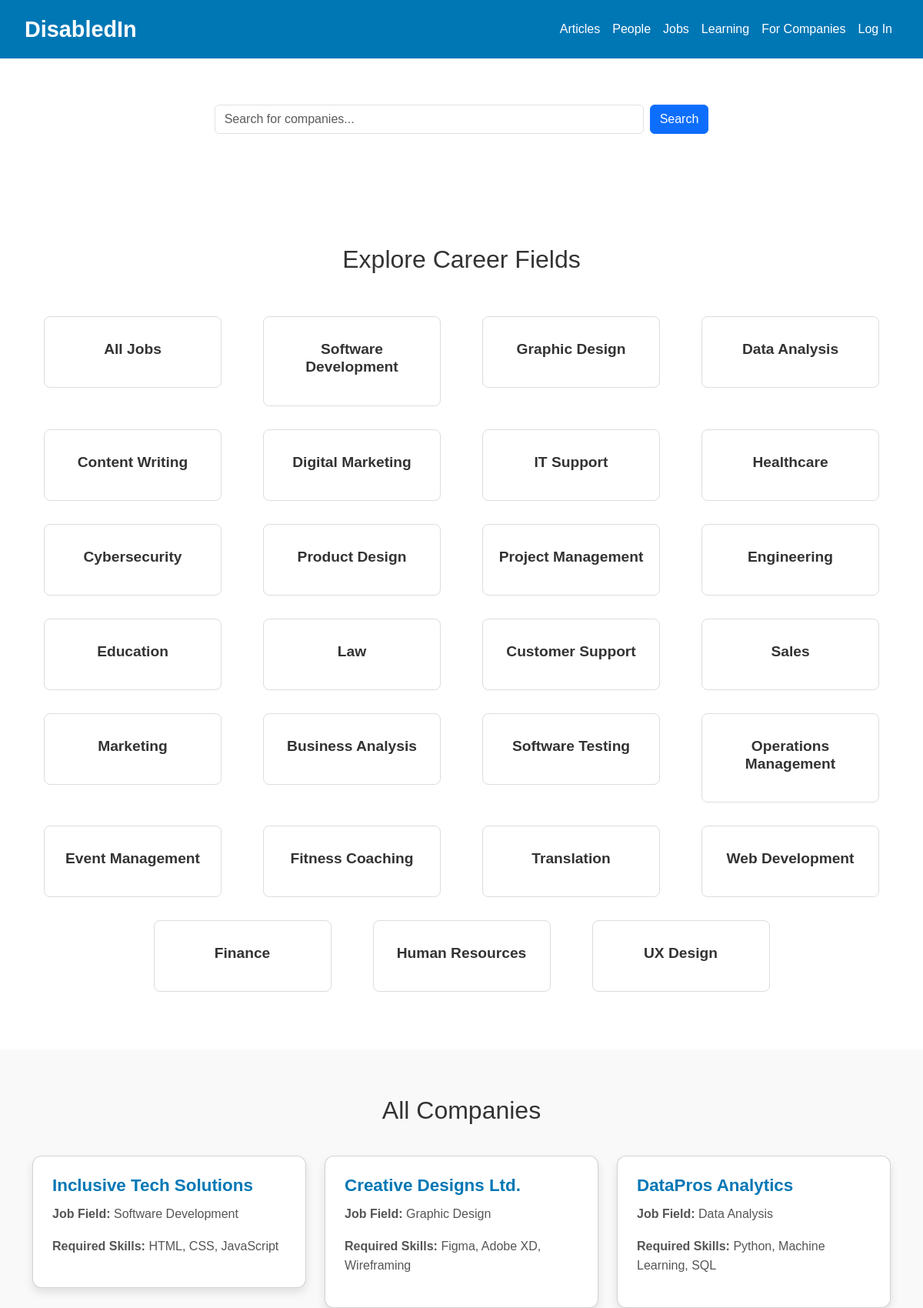
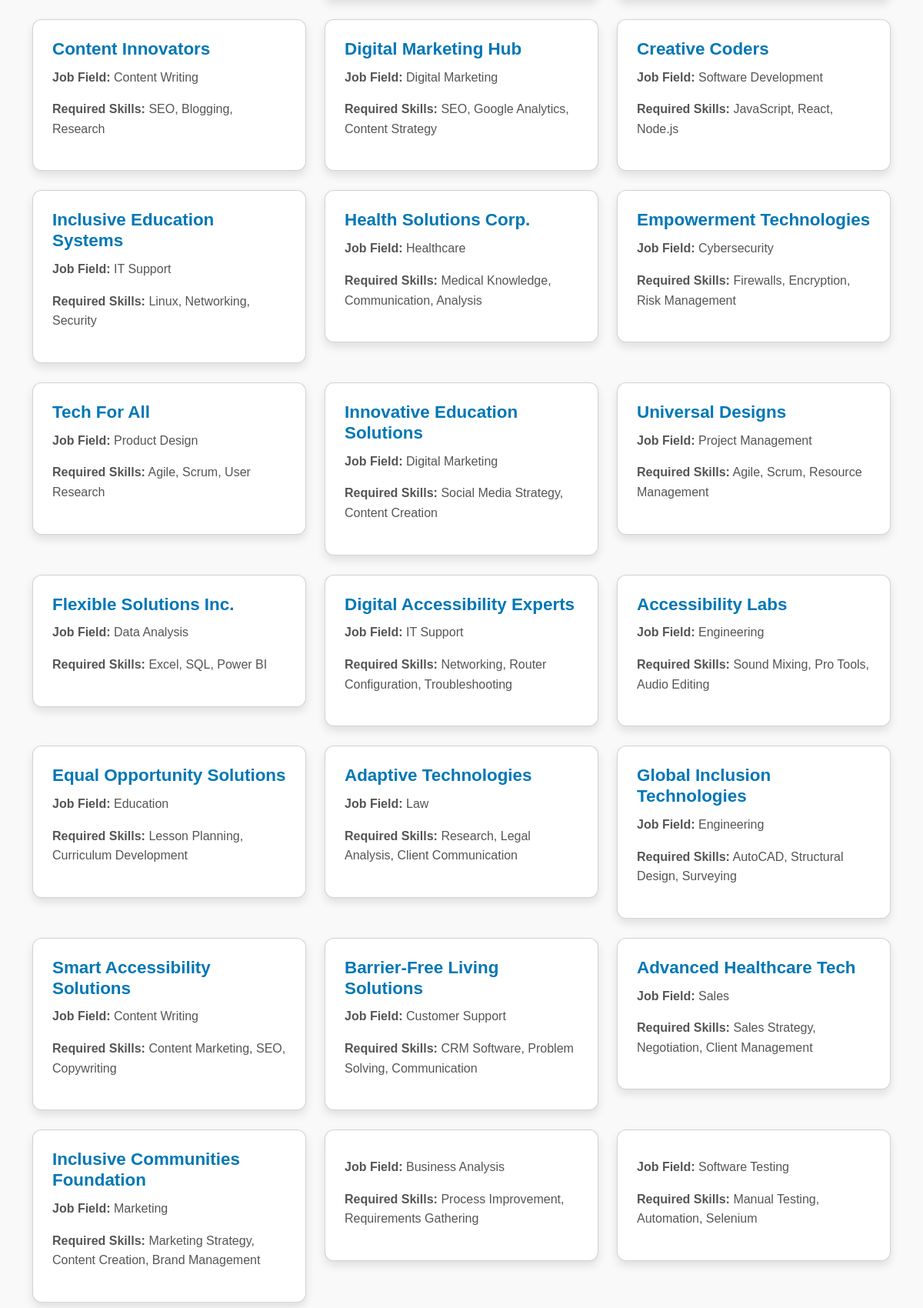
Page /jobs (upper part) on the committed database (2 pictures, top to bottom).
### app.py (models this page shows, shortened)
class Job(db.Model):
    id = db.Column(db.Integer, primary_key=True)
    title = db.Column(db.String(100), nullable=False)
    job_field = db.Column(db.String(100), nullable=False)
    required_skills = db.Column(db.String(500), nullable=False)
    company_id = db.Column(db.Integer, db.ForeignKey('company.id'), nullable=False)
    company = db.relationship('Company', back_populates='jobs')

class Company(db.Model):
    id = db.Column(db.Integer, primary_key=True)
    name = db.Column(db.String(100), nullable=False)
    job_field = db.Column(db.String(100), nullable=False)
    amenities = db.Column(db.String(500), nullable=False)
    rating = db.Column(db.Float, nullable=False)
    address = db.Column(db.String(200), nullable=False)
    latitude = db.Column(db.Float, nullable=True)
    longitude = db.Column(db.Float, nullable=True)
    jobs = db.relationship('Job', back_populates='company')

### app.py (the view)
@app.route('/jobs')
def jobs():
    categories = db.session.query(Job.job_field).distinct().all()
    all_jobs = Job.query.all()
    all_companies = Company.query.all()
    return render_template(
        'jobs_home.html',
        categories=categories,
        jobs=all_jobs,
        companies=all_companies
    )

### templates/jobs_home.html (shortened to what this page needs)
<!DOCTYPE html>
<html lang="en">
<head>
    <link rel="stylesheet" href="https://cdn.jsdelivr.net/npm/bootstrap@5.3.0/dist/css/bootstrap.min.css">
    <link href="https://cdn.jsdelivr.net/npm/bootstrap-icons@1.10.0/font/bootstrap-icons.css" rel="stylesheet">
</head>
<body>
    <nav class="navbar navbar-expand-lg navbar-dark">
        <div class="container-fluid">
            <a class="navbar-brand" href="#"> DisabledIn</a>
            <div class="collapse navbar-collapse" id="navbarNav">
                <ul class="navbar-nav ms-auto">
                    <li class="nav-item"><a class="nav-link" href="#">Articles</a></li>
                    <li class="nav-item"><a class="nav-link" href="analytics">People</a></li>
                    <li class="nav-item"><a class="nav-link" href="jobs.html">Jobs</a></li>
                    <li class="nav-item"><a class="nav-link" href="#">Learning</a></li>
                    <li class="nav-item"><a class="nav-link" href="register_company">For Companies</a></li>
                    <li class="nav-item"><a class="nav-link" href="login">Log In</a></li>
                </ul>
            </div>
        </div>
    </nav>
    <section class="categories-section">
        <div class="container mb-4">
            <form action="/search_companies" method="get" class="d-flex justify-content-center">
                <input type="text" name="query" class="form-control w-50" placeholder="Search for companies..." />
                <button type="submit" class="btn btn-primary ms-2">Search</button>
            </form>
        </div>
    </section>
    <section class="categories-section">
        <div class="container">
            <h2>Explore Career Fields</h2>
            <div class="row justify-content-center">
                <div class="col-md-3">
                    <a href="{{ url_for('show_jobs', category='all') }}" class="category-card">
                        <h5>All Jobs</h5>
                    </a>
                </div>
                {% for category in categories %}
                <div class="col-md-3">
                    <a href="{{ url_for('show_jobs', category=category.job_field) }}" class="category-card">
                        <h5>{{ category.job_field }}</h5>
                    </a>
                </div>
                {% endfor %}
            </div>
        </div>
    </section>
    <section class="job-list">
        <div class="container">
            <h2>All Companies</h2>
            <div class="row">
                {% if jobs %}
                {% for job in jobs %}
                <div class="col-md-4">
                    <a href="#" class="text-decoration-none">
                        <div class="card job-card">
                            <h5>{{ job.company.name }}</h5>
                            <p><strong>Job Field:</strong> {{ job.job_field }}</p>
                            <p><strong>Required Skills:</strong> {{ job.required_skills }}</p>
                        </div>
                    </a>
                </div>
                {% endfor %}
                {% else %}
                <div class="col-12 text-center">
                    <p>No companies available currently.</p>
                </div>
                {% endif %}
            </div>
        </div>
    </section>
</body>
</html>

### templates/jobs_home.html (style rules this page uses)
body { font-family: 'Arial', sans-serif; background-color: #f4f7fa; line-height: 1.6; }
.navbar { background-color: #0077b5; padding: 10px 20px; }
.navbar-brand { color: white !important; font-weight: bold; font-size: 1.8rem; }
.navbar-nav .nav-link { color: white !important; font-size: 1rem; }
.categories-section { background-color: #fff; padding: 60px 20px; }
.categories-section h2 { font-size: 2rem; color: #333; margin-bottom: 40px; text-align: center; }
.category-card { text-align: center; padding: 30px 20px; border: 1px solid #ddd; border-radius: 8px; margin: 15px; transition: all 0.3s ease-in-out; text-decoration: none; display: block; }
.category-card h5 { font-size: 1.2rem; font-weight: bold; color: #333; }
.job-list { background-color: #f9f9f9; padding: 60px 20px; }
.job-list h2 { font-size: 2rem; color: #333; text-align: center; margin-bottom: 40px; }
.job-card { background-color: #fff; border-radius: 12px; box-shadow: 0px 6px 12px rgba(0, 0, 0, 0.1); padding: 25px; margin-bottom: 25px; transition: all 0.3s ease-in-out; }
.job-card h5 { font-size: 1.4rem; font-weight: bold; margin-bottom: 10px; color: #0077b5; }
.job-card p { font-size: 1rem; color: #555; }

### rows in the picture
Job: company.name "Inclusive Tech Solutions", job_field "Software Development", required_skills "HTML, CSS, JavaScript"
Job: company.name "Creative Designs Ltd.", job_field "Graphic Design", required_skills "Figma, Adobe XD, Wireframing"
Job: company.name "DataPros Analytics", job_field "Data Analysis", required_skills "Python, Machine Learning, SQL"
Job: company.name "Content Innovators", job_field "Content Writing", required_skills "SEO, Blogging, Research"
Job: company.name "Digital Marketing Hub", job_field "Digital Marketing", required_skills "SEO, Google Analytics, Content Strategy"
Job: company.name "Creative Coders", job_field "Software Development", required_skills "JavaScript, React, Node.js"
Job: company.name "Inclusive Education Systems", job_field "IT Support", required_skills "Linux, Networking, Security"
Job: company.name "Health Solutions Corp.", job_field "Healthcare", required_skills "Medical Knowledge, Communication, Analysis"
Job: company.name "Empowerment Technologies", job_field "Cybersecurity", required_skills "Firewalls, Encryption, Risk Management"
Job: company.name "Tech For All", job_field "Product Design", required_skills "Agile, Scrum, User Research"
Job: company.name "Innovative Education Solutions", job_field "Digital Marketing", required_skills "Social Media Strategy, Content Creation"
Job: company.name "Universal Designs", job_field "Project Management", required_skills "Agile, Scrum, Resource Management"
Job: company.name "Flexible Solutions Inc.", job_field "Data Analysis", required_skills "Excel, SQL, Power BI"
Job: company.name "Digital Accessibility Experts", job_field "IT Support", required_skills "Networking, Router Configuration, Troubleshooting"
Job: company.name "Accessibility Labs", job_field "Engineering", required_skills "Sound Mixing, Pro Tools, Audio Editing"
Job: company.name "Equal Opportunity Solutions", job_field "Education", required_skills "Lesson Planning, Curriculum Development"
Job: company.name "Adaptive Technologies", job_field "Law", required_skills "Research, Legal Analysis, Client Communication"
Job: company.name "Global Inclusion Technologies", job_field "Engineering", required_skills "AutoCAD, Structural Design, Surveying"
Job: company.name "Smart Accessibility Solutions", job_field "Content Writing", required_skills "Content Marketing, SEO, Copywriting"
Job: company.name "Barrier-Free Living Solutions", job_field "Customer Support", required_skills "CRM Software, Problem Solving, Communication"
Job: company.name "Advanced Healthcare Tech", job_field "Sales", required_skills "Sales Strategy, Negotiation, Client Management"
Job: company.name "Inclusive Communities Foundation", job_field "Marketing", required_skills "Marketing Strategy, Content Creation, Brand Management"
Job: job_field "Business Analysis", required_skills "Process Improvement, Requirements Gathering"
Job: job_field "Software Testing", required_skills "Manual Testing, Automation, Selenium"

### other values in the picture
{{ category.job_field }} "Software Development" "Graphic Design" "Data Analysis" "Content Writing" "Digital Marketing" "IT Support" "Healthcare" "Cybersecurity" "Product Design" "Project Management" "Engineering" "Education" "Law" "Customer Support" "Sales" "Marketing" "Business Analysis" "Software Testing" "Operations Management" "Event Management" "Fitness Coaching" "Translation" "Web Development" "Finance" "Human Resources" "UX Design"
